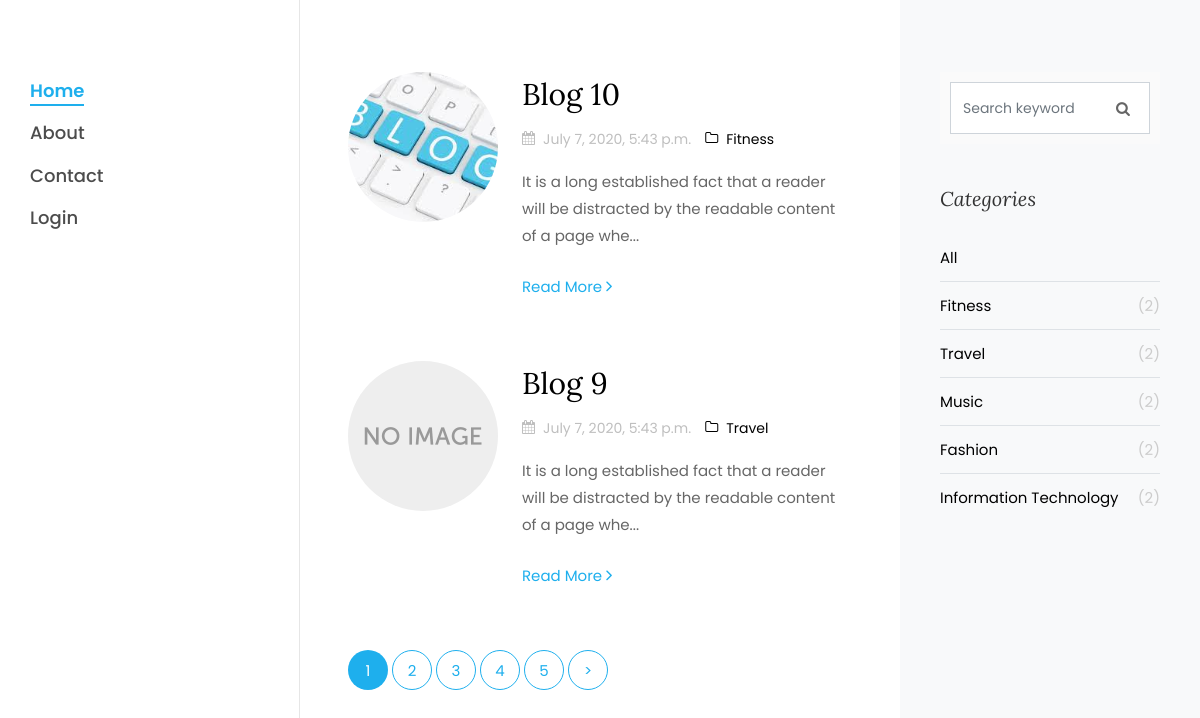
The page / on the database its author committed.
### blog/models/blog.py (models this page shows, shortened)
class Blog(models.Model):
	INACTIVE='Inactive'
	ACTIVE='Active'
	STATUS_CHOICES=((INACTIVE, 'Inactive'),(ACTIVE, 'Active'))
	blog_title = models.CharField('Blog Title', max_length=255)
	blog_category = models.ForeignKey(Category, on_delete=models.CASCADE)
	blog_user = models.ForeignKey(User, on_delete=models.CASCADE)
	blog_image = models.ImageField('Blog Image', upload_to=PathAndRename(''), blank=True)
	blog_content = models.TextField()
	blog_status = models.CharField('Status', max_length=8, choices=STATUS_CHOICES, default=ACTIVE)
	blog_created_date = models.DateTimeField(auto_now_add=True)
	blog_updated_date = models.DateTimeField(auto_now=True)
	class Meta:
		ordering = ['-id']

### blog/models/category.py (models this page shows)
class Category(models.Model):
	category_title = models.CharField('Category Title', max_length=255)
	class Meta:
		ordering = ['-id']
	def __str__(self):
		return self.category_title

### blog/views/index.py (the view)
# urls.py: path('', views.index, name='index'),
def index(request):
	categories = get_category_list()
	get_category_id = request.GET.get('category')
	get_search = request.GET.get('search')
	blogs = get_blog_list(get_category_id, get_search)
	paginator = Paginator(blogs, 2)
	page = request.GET.get('page')
	blogs = paginator.get_page(page)
	return render(request, 'blog/index.html', {'blogs':blogs, 'categories':categories, 'page':page, 'search':get_search, 'category':get_category_id,'default_image':str(settings.MEDIA_URL) + str(settings.DEFAULT_USER_IMAGE)})

### blog/templatetags/custom_filters.py (called while the page is built)
@register.filter
def get_n_characters(value):
	full_str = str(value)
	return full_str[0:100] + str('...')

### blog/views/index.py (called while the page is built, shortened)
def get_blog_list(category=None, search=None):
	blogs = Blog.objects.all().filter(blog_status = 'Active')
	if category and not search:
		blogs = blogs.filter(blog_category__id = category)
	return blogs

def get_category_list():
	category = Category.objects.all()
	return category

### blog/templates/blog/index.html (shortened to what this page needs)
{% extends 'blog/base.html' %}
{% load static %}
{% load custom_filters %}
{% block main %}
		<div id="colorlib-main">
			<section class="ftco-section ftco-no-pt ftco-no-pb">
	    	<div class="container">
	    		<div class="row d-flex">
	    			<div class="col-xl-8 py-5 px-md-5">
	    				<div class="row pt-md-4">
	    					{% if blogs %}
	    					{% for blog in blogs %}
			    			<div class="col-md-12">
								<div class="blog-entry ftco-animate d-md-flex">
									<a href="#" class="img img-2" style="background-image: url({% if blog.blog_image %}{{ blog.blog_image.url  }}{% else %}{{ default_image }}{% endif %});">
									</a>
									<div class="text text-2 pl-md-4">
				              			<h3 class="mb-2">
				              				<a href="#">{{ blog.blog_title }}</a>
				              			</h3>
				              			<div class="meta-wrap">
											<p class="meta">
				              					<span><i class="icon-calendar mr-2"></i>{{ blog.blog_created_date }}</span>
				              					<span><a href="#"><i class="icon-folder-o mr-2"></i>{{ blog.blog_category.category_title }}</a></span>
				              				</p>
			              				</div>
				              			<p class="mb-4">{{ blog.blog_content | get_n_characters}}</p>
				              			<p><a href="{% url 'blog:detail' blog.id %}" class="btn-custom">Read More <span class="ion-ios-arrow-forward"></span></a></p>
				            		</div>
								</div>
							</div>
							{% endfor %}
							{% endif %}
			    		</div>
		    		<div class="row">
			          <div class="col">
			            <div class="block-27">
			              <ul>
			                {% for pg in blogs.paginator.page_range %}
			                    <li class='{% if page %}{% if page|stringformat:"s" == pg|stringformat:"s" %}active{% endif %}{% else %}{% if pg == 1 %}active{% endif %}{% endif %}'><a href="?page={{ pg }}">{{ pg }}</a></li>
			                {% endfor %}
			                {% if blogs.has_next %}
			                    <li><a href="?page={{ blogs.next_page_number }}{% if category %}&category={{category}}{% endif %}{% if search %}&search={{ search }}{% endif %}">&gt;</a></li>
			                {% endif %}
			              </ul>
			            </div>
			          </div>
			        </div>
		    	</div>
			    	<div class="col-xl-4 sidebar ftco-animate bg-light pt-5">
			    	{% include 'blog/search.html' %}
					{% include 'blog/sidebar.html' %}
					</div>
	    		</div>
	    	</div>
	    </section>
	</div>
  {% endblock %}

### blog/templates/blog/base.html (shortened to what this page needs)
{% load static %}
<!DOCTYPE html>
<html lang="en">
  <head>
    <link rel="stylesheet" href="{% static 'blog/css/open-iconic-bootstrap.min.css' %}">
    <link rel="stylesheet" href="{% static 'blog/css/animate.css' %}">
    <link rel="stylesheet" href="{% static 'blog/css/owl.carousel.min.css' %}">
    <link rel="stylesheet" href="{% static 'blog/css/owl.theme.default.min.css' %}">
    <link rel="stylesheet" href="{% static 'blog/css/magnific-popup.css' %}">
    <link rel="stylesheet" href="{% static 'blog/css/aos.css' %}">
    <link rel="stylesheet" href="{% static 'blog/css/ionicons.min.css' %}">
    <link rel="stylesheet" href="{% static 'blog/css/bootstrap-datepicker.css' %}">
    <link rel="stylesheet" href="{% static 'blog/css/jquery.timepicker.css' %}">
    <link rel="stylesheet" href="{% static 'blog/css/flaticon.css' %}">
    <link rel="stylesheet" href="{% static 'blog/css/icomoon.css' %}">
    <link rel="stylesheet" href="{% static 'blog/css/style.css' %}">
  </head>
  <body>
  <div id="colorlib-page">
    {% include 'blog/header.html' %}
    {% block main %}
    {% endblock %}
  </div>
  </body>
</html>

### blog/templates/blog/header.html (shortened to what this page needs)
<aside id="colorlib-aside" role="complementary" class="js-fullheight">
  <nav id="colorlib-main-menu" role="navigation">
    <ul>
      <li class="colorlib-active"><a href="{% url 'blog:index' %}">Home</a></li>
      <li><a href="#">About</a></li>
      <li><a href="#">Contact</a></li>
      <li><a href="/manage" target="_blank">Login</a></li>
    </ul>
  </nav>
  </aside>

### blog/templates/blog/search.html (shortened to what this page needs)
<div class="sidebar-box pt-md-4">
  <form action="{% url 'blog:index' %}" class="search-form">
    <div class="form-group">
      <span class="icon icon-search"></span>
      <input type="text" class="form-control" placeholder="Search keyword" name="search">
    </div>
  </form>
</div>

### blog/templates/blog/sidebar.html
<div class="sidebar-box ftco-animate">
	<h3 class="sidebar-heading">Categories</h3>
  <ul class="categories">
  	{% if categories %}
  		<li><a href="{% url 'blog:index' %}"> All </a></li>
  		{% for category in categories %}
  			<li><a href="?category={{ category.id }}">{{ category }} <span>({{ category.blog_set.count }})</span></a></li>
  		{% endfor %}
  	{% endif %}
  </ul>
</div>

### blog/static/blog/css/icomoon.css (style rules this page uses)
[class^="icon-"], [class*=" icon-"] { font-family: 'icomoon' !important; speak: none; font-style: normal; font-weight: normal; font-variant: normal; text-transform: none; line-height: 1; -webkit-font-smoothing: antialiased; -moz-osx-font-smoothing: grayscale; }
.icon-search:before { content: "\f002"; }
.icon-calendar:before { content: "\f073"; }
.icon-folder-o:before { content: "\f114"; }

### rows shown on the page
Blog: blog_image (picture), blog_title "Blog 10", blog_created_date "July 7, 2020, 5:43 p.m.", blog_category.category_title "Fitness", blog_content|get_n_characters "It is a long established fact that a reader will be distracted by the readable content of a page whe..."
Blog: shows a picture, blog_title "Blog 9", blog_created_date "July 7, 2020, 5:43 p.m.", blog_category.category_title "Travel", blog_content|get_n_characters "It is a long established fact that a reader will be distracted by the readable content of a page whe..."
Category: category_title "Fitness", blog_set.count "2"
Category: category_title "Travel", blog_set.count "2"
Category: category_title "Music", blog_set.count "2"
Category: category_title "Fashion", blog_set.count "2"
Category: category_title "Information Technology", blog_set.count "2"

### other values the page prints
{{ pg }} "1" "2" "3" "4" "5"
